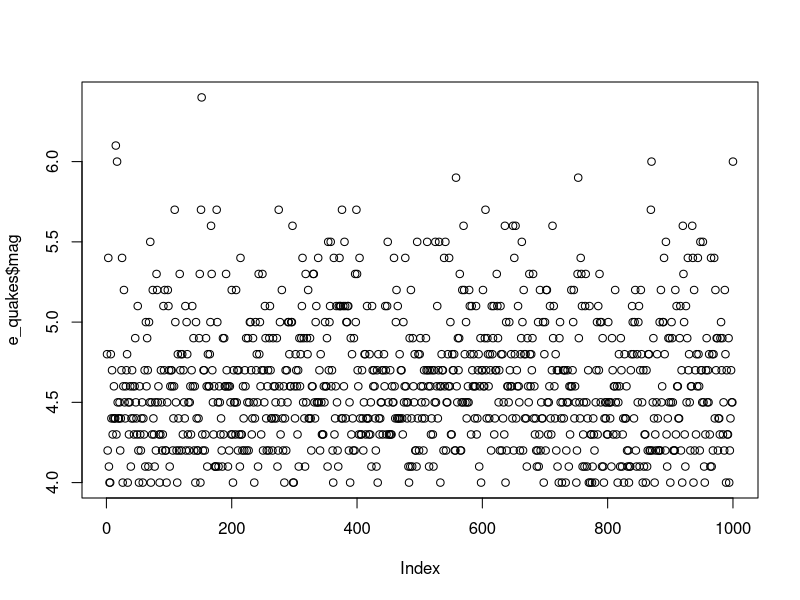
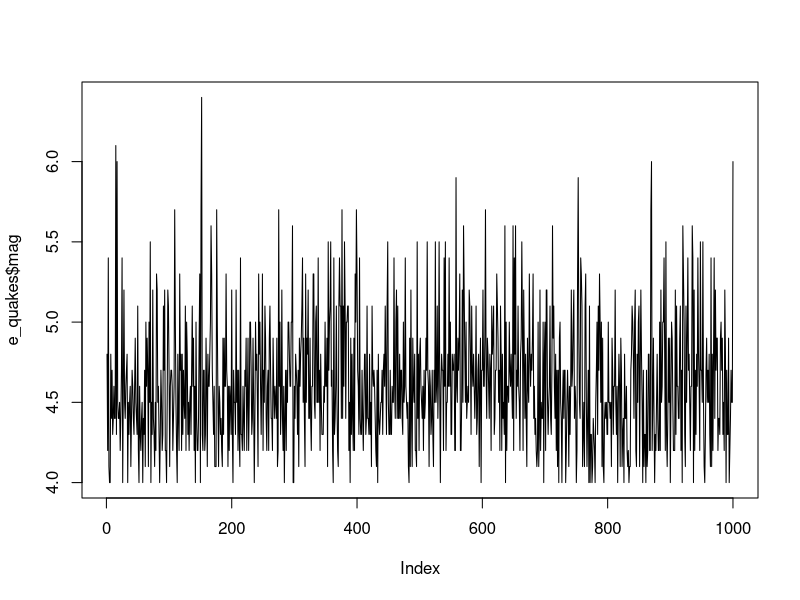
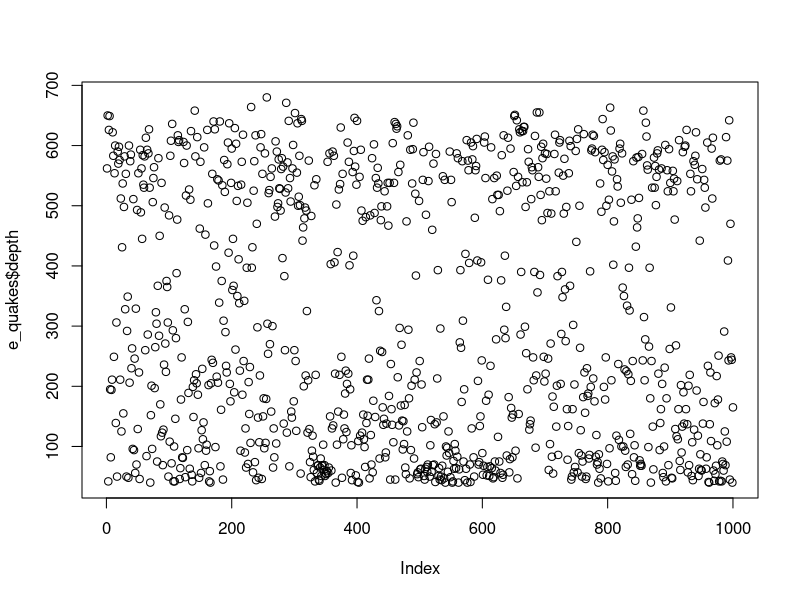
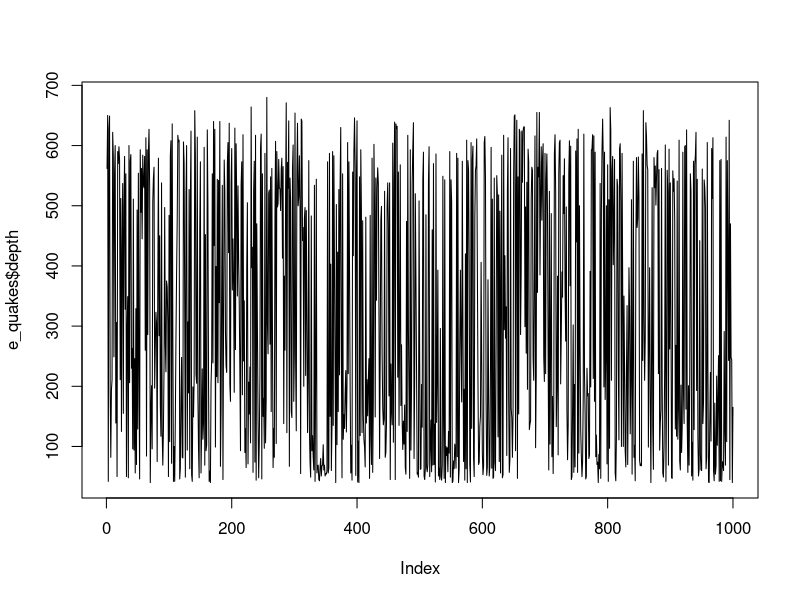
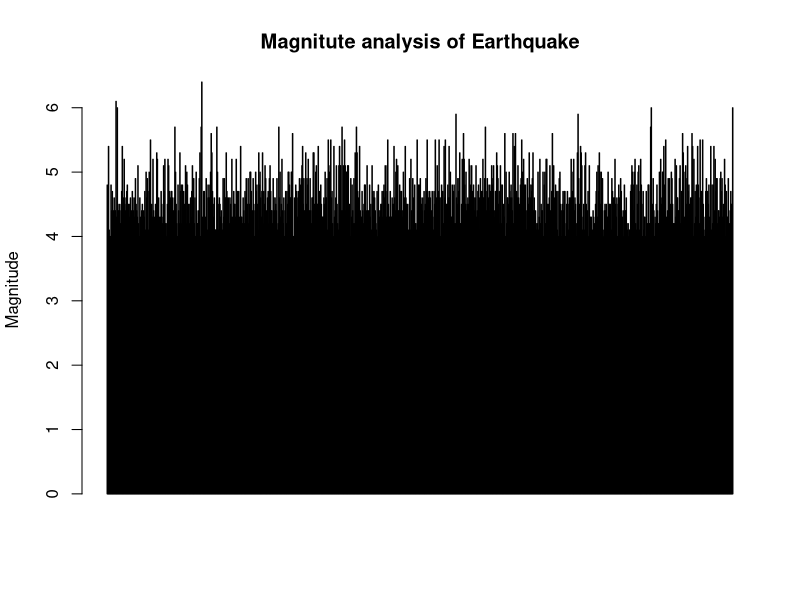
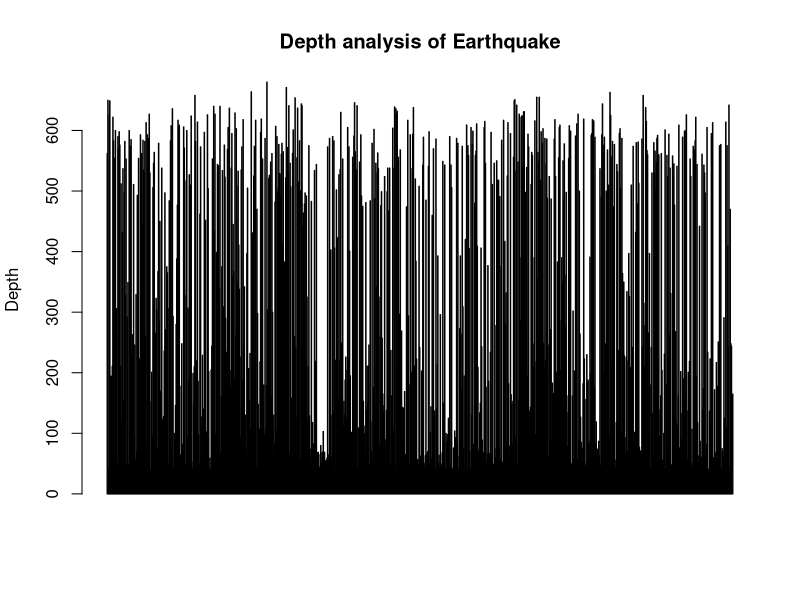
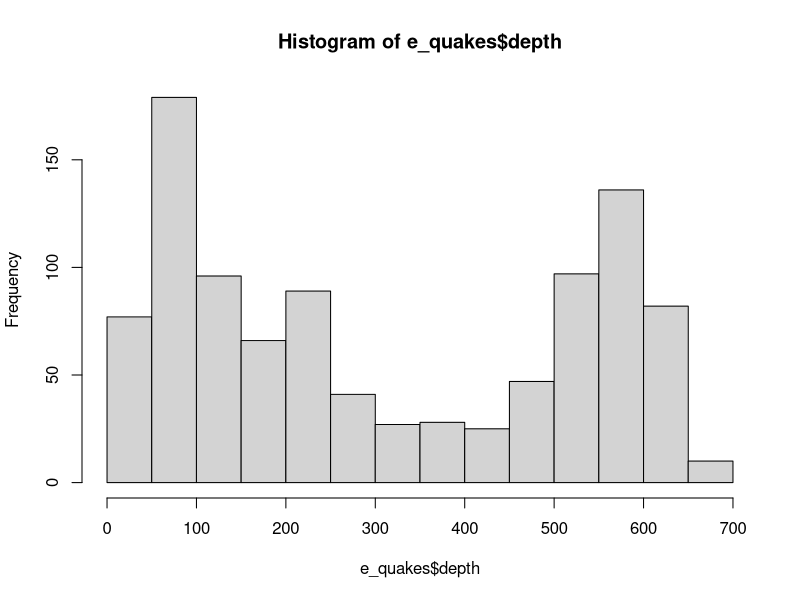
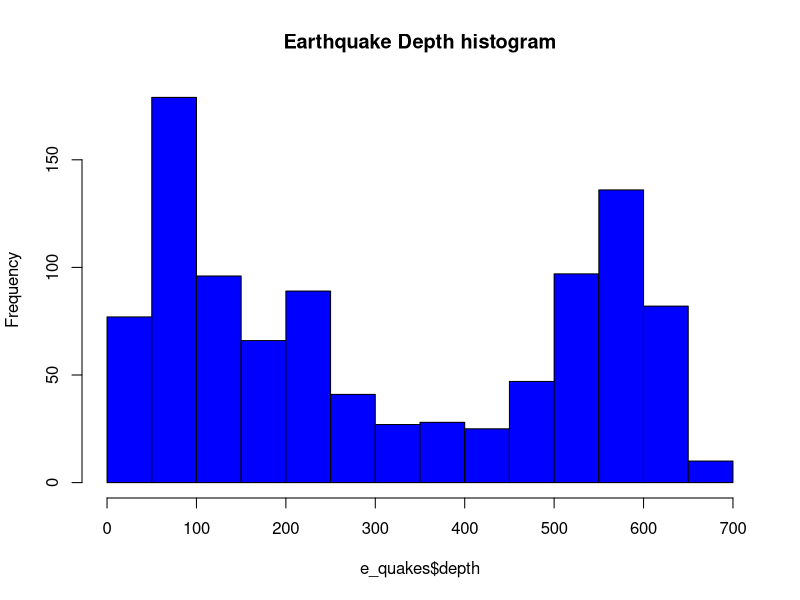

Write R code to recreate these figures, in order. (Note: this script raises an error after producing the figures.)
e_quakes <- datasets::quakes
summary(e_quakes$mag)
plot(e_quakes$mag)
plot(e_quakes$mag,type="l")


summary(e_quakes$depth)
plot(e_quakes$depth)
plot(e_quakes$depth,type ="l")

barplot(e_quakes$mag, main ='Magnitute analysis of Earthquake',ylab ='Magnitude',col ='green', horiz =F,axes=T)

barplot(e_quakes$depth, main ='Depth analysis of Earthquake',ylab ='Depth',col ='blue', horiz =F,axes=T)

hist(e_quakes$depth)

hist(e_quakes$depth,main="Earthquake Depth histogram",col="blue")



boxplot(e_quakes)
sd(e_quakes$depth,na.rm = T)
var(e_quakes$depth)
skewness(e_quakes$depth)
kurtosis(e_quakes$depth)

sd(e_quakes$mag,na.rm = T)
var(e_quakes$mag)
skewness(e_quakes$mag)
kurtosis(e_quakes$mag)
 
